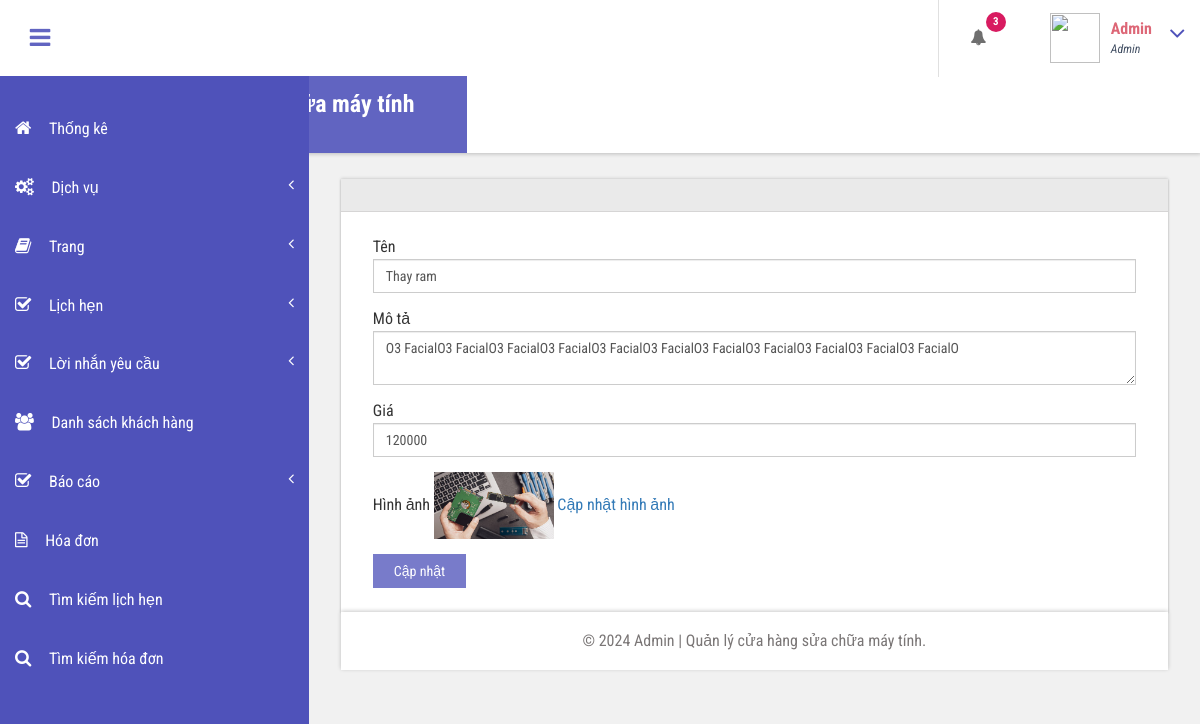
Page /store/admin/edit-services.php?editid=1 (signed in) on the committed database.
### tables this page shows
CREATE TABLE `tblservices` (
  `ID` int(10) NOT NULL,
  `ServiceName` nvarchar(200) DEFAULT NULL,
  `ServiceDescription` nvarchar(100) DEFAULT NULL,
  `Cost` int(10) DEFAULT NULL,
  `Image` varchar(200) DEFAULT NULL,
  `CreationDate` timestamp NULL DEFAULT current_timestamp()
);

### store/admin/edit-services.php (the view, shortened to what this page needs)
<?php
include('includes/dbconnection.php');
if (strlen($_SESSION['bpmsaid']==0)) {
  header('location:logout.php');
  } else{
  ?>
<!DOCTYPE HTML>
<html>
<head>
<link href="css/bootstrap.css" rel='stylesheet' type='text/css' />
<link href="css/style.css" rel='stylesheet' type='text/css' />
<link href="css/font-awesome.css" rel="stylesheet">
<link href="css/animate.css" rel="stylesheet" type="text/css" media="all">
<link href="css/custom.css" rel="stylesheet">
</head>
<body class="cbp-spmenu-push">
	<div class="main-content">
		 <?php include_once('includes/sidebar.php');?>
	 <?php include_once('includes/header.php');?>
		<div id="page-wrapper">
			<div class="main-page">
				<div class="forms">
					<h3 class="title1">Cập nhật dịch vụ</h3>
					<div class="form-grids row widget-shadow" data-example-id="basic-forms">
						<div class="form-title">
						</div>
						<div class="form-body">
							<form method="post">
  <?php
 $cid=$_GET['editid'];
$ret=mysqli_query($con,"select * from  tblservices where ID='$cid'");
while ($row=mysqli_fetch_array($ret)) {
?>
							 <div class="form-group"> <label for="exampleInputEmail1">Tên</label> <input type="text" class="form-control" id="sername" name="sername" placeholder="Service Name" value="<?php  echo $row['ServiceName'];?>" required="true"> </div>
							 <div class="form-group"> <label for="exampleInputEmail1">Mô tả</label> <textarea type="text" class="form-control" id="sername" name="serdesc" placeholder="Service Name" value="" required="true"><?php  echo $row['ServiceDescription'];?></textarea> </div>
							 <div class="form-group"> <label for="exampleInputPassword1">Giá</label> <input type="text" id="cost" name="cost" class="form-control" placeholder="Cost" value="<?php  echo $row['Cost'];?>" required="true"> </div>
							 <div class="form-group"> <label for="exampleInputPassword1">Hình ảnh</label>  <img src="images/<?php echo $row['Image']?>" width="120">
               <a href="update-image.php?lid=<?php echo $row['ID'];?>">Cập nhật hình ảnh</a> </div>
							 <?php } ?>
							  <button type="submit" name="submit" class="btn btn-default">Cập nhật</button> </form>
						</div>
					</div>
			</div>
		</div>
		 <?php include_once('includes/footer.php');?>
	</div>
</body>
</html>
<?php } ?>

### store/admin/includes/header.php (shortened to what this page needs)
<div class="sticky-header header-section ">
      <div class="header-left">
        <button id="showLeftPush"><i class="fa fa-bars"></i></button>
        <div class="logo">
          <a href="index.html">
            <h1>Quản lý cửa hàng sửa chữa máy tính</h1>
            <span>Admin</span>
          </a>
        </div>
      </div>
      <div class="header-right">
        <div class="profile_details_left">
          <ul class="nofitications-dropdown">
            <?php
$ret1=mysqli_query($con,"select tbluser.FirstName,tbluser.LastName,tblbook.ID as bid,tblbook.AptNumber from tblbook join tbluser on tbluser.ID=tblbook.UserID where tblbook.Status is null");
$num=mysqli_num_rows($ret1);
?>
            <li class="dropdown head-dpdn">
              <a href="#" class="dropdown-toggle" data-toggle="dropdown" aria-expanded="false"><i class="fa fa-bell"></i><span class="badge blue"><?php echo $num;?></span></a>
            </li>
          </ul>
          <div class="clearfix"> </div>
        </div>
        <div class="profile_details">
        <?php
$adid=$_SESSION['bpmsaid'];
$ret=mysqli_query($con,"select AdminName from tbladmin where ID='$adid'");
$row=mysqli_fetch_array($ret);
$name=$row['AdminName'];
?>
          <ul>
            <li class="dropdown profile_details_drop">
              <a href="#" class="dropdown-toggle" data-toggle="dropdown" aria-expanded="false">
                <div class="profile_img">
                  <span class="prfil-img"><img src="/admin/images/admin.png alt="" width="50" height="50"> </span>
                  <div class="user-name">
                    <p><?php echo $name; ?></p>
                    <span>Admin</span>
                  </div>
                  <i class="fa fa-angle-down lnr"></i>
                  <div class="clearfix"></div>
                </div>
              </a>
            </li>
          </ul>
        </div>
      </div>
      <div class="clearfix"> </div>
    </div>

### store/admin/css/style.css (style rules this page uses)
h4, h5, h6, h1, h2, h3 { margin: 0; }
ul, ol { margin: 0; }
p { margin: 0; }
html, body { font-family: 'Roboto Condensed', sans-serif; font-size: 100%; overflow-x: hidden; background: #fff; }
body a { transition: 0.5s all ease; -webkit-transition: 0.5s all ease; -moz-transition: 0.5s all ease; -o-transition: 0.5s all ease; -ms-transition: 0.5s all ease; text-decoration:none; }
h1,h2,h3,h4,h5,h6 { margin:0; }
p { margin:0; }
ul,label { margin:0; padding:0; }
.main-content { position: relative; }
.sticky-header { position: fixed; top: 0; left:0px; width: 100%; z-index: 100; }
.header-section { background:#FFF; box-shadow: 1px 1px 4px rgba(0, 0, 0, 0.21); -webkit-box-shadow: 1px 1px 4px rgba(0, 0, 0, 0.21); -moz-box-shadow: 1px 1px 4px rgba(0, 0, 0, 0.21); -o-box-shadow: 1px 1px 4px rgba(0, 0, 0, 0.21); }
.header-section::after { clear: both; display: block; content: ''; }
.header-left { float: left; width: 45%; }
.header-right { float: right; }
button#showLeftPush { font-size: 1.5em; width: 80px; padding: 0.87em 0; text-align: center; cursor: pointer; float: left; color: #6F6F6F; -moz-transition: all 0.2s ease-out 0s; -webkit-transition: all 0.2s ease-out 0s; transition: all 0.2s ease-out 0s; border: none; background-color: #fff; outline:none; }
.cbp-spmenu-push { overflow-x: hidden; position: relative; }
.cbp-spmenu, .cbp-spmenu-push { -webkit-transition: all 0.3s ease; -moz-transition: all 0.3s ease; transition: all 0.3s ease; }
.cbp-spmenu-push div#page-wrapper { margin: 0 0 0 19.3em; transition:.5s all; -webkit-transition:.5s all; -moz-transition:.5s all; }
.fa { display: inline-block; font-family: FontAwesome; font-style: normal; font-weight: normal; line-height: 1; -webkit-font-smoothing: antialiased; -moz-osx-font-smoothing: grayscale; }
.logo { background: #6164C1; text-align: center; float: left; }
.logo a { padding: 0.9em 3.3em .7em; display: block; text-decoration: none; }
.logo a h1 { color: #fff; font-size: 1.5em; line-height: 1.2em; font-weight: 700; }
.logo a span { color: #F8F8F8; font-size: .7em; text-align: center; letter-spacing: 7px; }
.profile_details_left { float: left; }
li.dropdown.head-dpdn { display: inline-block; padding: 1.7em 0; border-left: 1px solid #E0E0E0; float: left; }
li.dropdown.head-dpdn a.dropdown-toggle { padding: 1.7em 2em; }
i.fa.fa-bell { color:#6F6F6F; }
.header-right span.badge { font-size: 11px; font-weight: bold; color: #FFF; background: #8BC34A; line-height: 15px; width: 20px; height: 20px; border-radius: 2em; -webkit-border-radius: 2em; -moz-border-radius: 2em; -o-border-radius: 2em; text-align: center; display: inline-block; position: absolute; top: 16%; padding: 2px 0 0; }
.header-right span.blue { background-color:#D81B60; }
.profile_details { float: right; }
.profile_details_drop a.dropdown-toggle { display:block; padding: 0.8em 3em 0 2em; }
.profile_img span.prfil-img { float:left; }
.user-name { float:left; margin-top:8px; margin-left:11px; height:35px; }
.profile_details ul li { list-style-type:none; position:relative; }
.profile_details li a i.fa.lnr { position: absolute; top: 34%; right: 8%; color: #4F52BA; font-size: 1.6em; }
.user-name p { font-size:1em; color:#DD6777; line-height:1em; font-weight:700; }
.user-name span { font-size: .75em; font-style: italic; color: #424f63; font-weight: normal; margin-top: .3em; }
.charts,.row { margin: 2em 0 0; }
.widget-shadow { background-color: #fff; box-shadow: 0 -1px 3px rgba(0,0,0,.12),0 1px 2px rgba(0,0,0,.24); -webkit-box-shadow: 0 -1px 3px rgba(0,0,0,.12),0 1px 2px rgba(0,0,0,.24); -moz-box-shadow: 0 -1px 3px rgba(0,0,0,.12),0 1px 2px rgba(0,0,0,.24); }
h3.title1 { font-size: 2em; color: #e94e02; margin-bottom: 0.8em; }
.forms h3.title1 { margin-bottom:0; }
.form-title { padding: 1em 2em; background-color: #EAEAEA; border-bottom: 1px solid #D6D5D5; }
.form-body { padding: 1.5em 2em; }
.forms label { font-weight: 400; }
.form-control { border-radius: inherit; }
.forms button.btn.btn-default { background-color: rgba(97, 100, 193, 0.85); color: #fff; padding: .5em 1.5em; border: none; outline:none; border-radius: inherit; }

### store/admin/css/custom.css (style rules this page uses)
#page-wrapper { padding:7em 2em 2.5em; background-color: #F1F1F1; }

### rows in the picture
tblservices: sername "Thay ram", serdesc "O3 FacialO3 FacialO3 FacialO3 FacialO3 FacialO3 FacialO3 FacialO3 FacialO3 FacialO3 FacialO3 FacialO", cost "120000", Image (picture)

### other values in the picture
$num "3"
$name "Admin"
